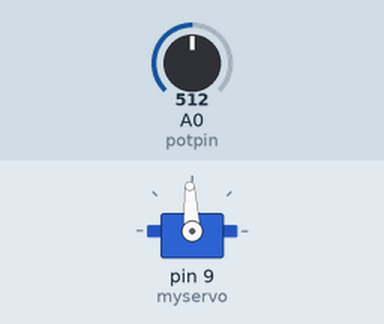
Recording of a sketch running on a simulated Arduino Uno, built with avr-gcc and run on an emulated ATmega328P. Shown: servo. The test bench sets the inputs (shaded band); at power-on: A0 (potpin) = 512.

Above: at 6.2 s.
6.3 s: A0 (potpin) set to 716
At 7.3 s:
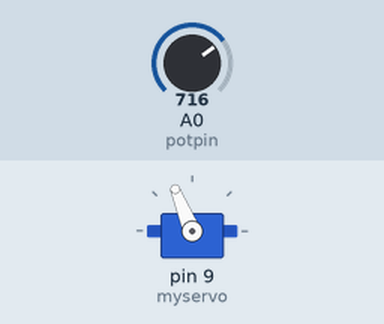
7.8 s: A0 (potpin) set to 900
At 8.5 s:
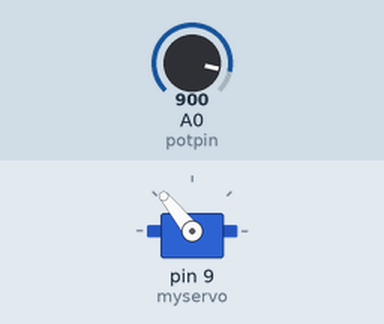
9.3 s: A0 (potpin) set to 1023
At 9.6 s:
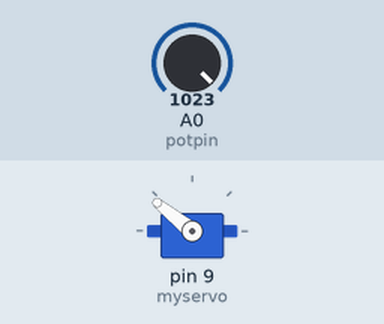
10.8 s: A0 (potpin) set to 306
At 12.0 s:
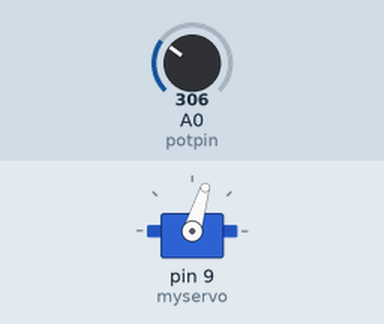
12.3 s: A0 (potpin) set to 511
At 13.1 s:
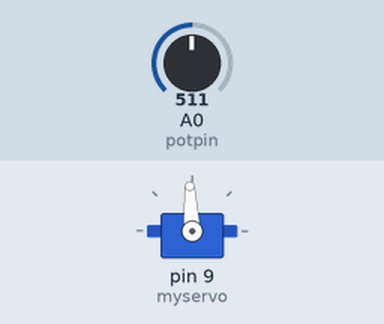
13.8 s: A0 (potpin) set to 0
At 14.2 s:
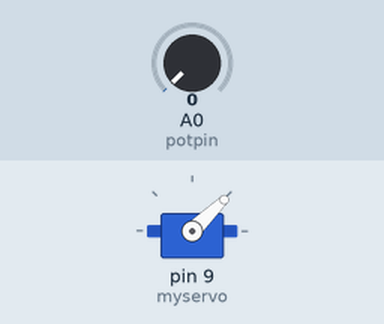
Timing chart, 0 to 16.3 s (numbered marks = the images above; inputs shaded):
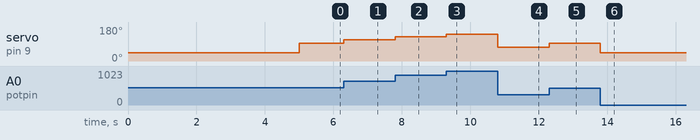

Measured:
- after the input at 6.3 s, servo on pin 9 (myservo): 93° → 112° at once
- after the input at 7.8 s, servo on pin 9 (myservo): 112° → 129° at once
- after the input at 9.3 s, servo on pin 9 (myservo): 129° → 141° at once
- after the input at 10.8 s, servo on pin 9 (myservo): 141° → 73° at once
- after the input at 12.3 s, servo on pin 9 (myservo): 73° → 93° at once
- after the input at 13.8 s, servo on pin 9 (myservo): 93° → 44° at once

The sketch:

controlador_esc.ino
```cpp
#include <Servo.h>

Servo myservo;

int potpin = 0;
int val;

void setup() {
  myservo.attach(9);// conectar el pin a el pad de senyal del variador juntament amb el gnd al pad del costat
  myservo.writeMicroseconds(1000);
  delay(5000);
}

void loop() {
  val = analogRead(potpin);
  val = map(val, 0, 1023, 1000, 2000);
  myservo.writeMicroseconds(val);

}
```
